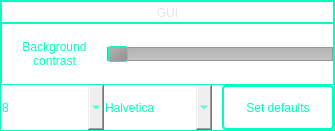
         <widget class="QFrame" name="verticalFrame_11">
          <property name="minimumSize">
           <size>
            <width>335</width>
            <height>0</height>
           </size>
          </property>
          <property name="maximumSize">
           <size>
            <width>335</width>
            <height>16777215</height>
           </size>
          </property>
          <property name="styleSheet">
           <string notr="true">QFrame{
border: 1px solid #00ffc1;
border-radius: 0px;
padding: 0px;
color: #00ffc1;
background: transparent;
}</string>
          </property>
          <layout class="QVBoxLayout" name="verticalLayout_12">
           <property name="spacing">
            <number>0</number>
           </property>
           <property name="leftMargin">
            <number>0</number>
           </property>
           <property name="topMargin">
            <number>0</number>
           </property>
           <property name="rightMargin">
            <number>0</number>
           </property>
           <property name="bottomMargin">
            <number>0</number>
           </property>
           <item>
            <widget class="QFrame" name="verticalFrame_2">
             <property name="maximumSize">
              <size>
               <width>16777215</width>
               <height>22</height>
              </size>
             </property>
             <layout class="QVBoxLayout" name="verticalLayout_2">
              <property name="spacing">
               <number>0</number>
              </property>
              <property name="sizeConstraint">
               <enum>QLayout::SetDefaultConstraint</enum>
              </property>
              <property name="leftMargin">
               <number>0</number>
              </property>
              <property name="topMargin">
               <number>0</number>
              </property>
              <property name="rightMargin">
               <number>0</number>
              </property>
              <property name="bottomMargin">
               <number>0</number>
              </property>
              <item>
               <widget class="QLabel" name="label">
                <property name="minimumSize">
                 <size>
                  <width>0</width>
                  <height>22</height>
                 </size>
                </property>
                <property name="maximumSize">
                 <size>
                  <width>16777215</width>
                  <height>22</height>
                 </size>
                </property>
                <property name="styleSheet">
                 <string notr="true">border: none;
padding: 2px;
font: 75 italic bold 12pt &quot;Halvetica&quot; ;
color: #e6e6e6;</string>
                </property>
                <property name="text">
                 <string>GUI</string>
                </property>
                <property name="alignment">
                 <set>Qt::AlignCenter</set>
                </property>
               </widget>
              </item>
             </layout>
            </widget>
           </item>
           <item>
            <layout class="QVBoxLayout" name="verticalLayout">
             <property name="spacing">
              <number>0</number>
             </property>
             <item>
              <widget class="QFrame" name="verticalFrame">
               <layout class="QVBoxLayout" name="verticalLayout_28">
                <property name="spacing">
                 <number>0</number>
                </property>
                <property name="leftMargin">
                 <number>0</number>
                </property>
                <property name="topMargin">
                 <number>0</number>
                </property>
                <property name="rightMargin">
                 <number>0</number>
                </property>
                <property name="bottomMargin">
                 <number>0</number>
                </property>
                <item>
                 <layout class="QHBoxLayout" name="horizontalLayout_7">
                  <property name="spacing">
                   <number>0</number>
                  </property>
                  <item>
                   <layout class="QVBoxLayout" name="verticalLayout_34">
                    <property name="spacing">
                     <number>0</number>
                    </property>
                    <item>
                     <widget class="QLabel" name="label_3">
                      <property name="minimumSize">
                       <size>
                        <width>105</width>
                        <height>60</height>
                       </size>
                      </property>
                      <property name="maximumSize">
                       <size>
                        <width>105</width>
                        <height>16777215</height>
                       </size>
                      </property>
                      <property name="styleSheet">
                       <string notr="true">border: none;
padding: 2px;
font: 75 bold 10pt &quot;Halvetica&quot; ;
color: #00ffc1;</string>
                      </property>
                      <property name="text">
                       <string>&lt;html&gt;&lt;head/&gt;&lt;body&gt;&lt;p&gt;Background &lt;br/&gt;contrast&lt;/p&gt;&lt;/body&gt;&lt;/html&gt;</string>
                      </property>
                      <property name="alignment">
                       <set>Qt::AlignCenter</set>
                      </property>
                     </widget>
                    </item>
                   </layout>
                  </item>
                  <item>
                   <layout class="QVBoxLayout" name="verticalLayout_33">
                    <property name="spacing">
                     <number>0</number>
                    </property>
                    <item>
                     <widget class="QSlider" name="colorSlider">
                      <property name="minimumSize">
                       <size>
                        <width>0</width>
                        <height>40</height>
                       </size>
                      </property>
                      <property name="maximumSize">
                       <size>
                        <width>16777215</width>
                        <height>50</height>
                       </size>
                      </property>
                      <property name="styleSheet">
                       <string notr="true">QSlider::groove:horizontal {
    border: 1px solid #999999;
    height: 12px; /* the groove expands to the size of the slider by default. by giving it a height, it has a fixed size */
    background: qlineargradient(x1:0, y1:0, x2:0, y2:1, stop:0 #B1B1B1, stop:1 #c4c4c4);
    margin: 2px 0;
}

QSlider::handle:horizontal {
    background: qlineargradient(x1:0, y1:0, x2:1, y2:1, stop:0 #b4b4b4, stop:1 #8f8f8f);
    border: 1px solid  #00ffc1;
    width: 18px;
    margin: -2px 0; /* handle is placed by default on the contents rect of the groove. Expand outside the groove */
    border-radius: 3px;
}</string>
                      </property>
                      <property name="orientation">
                       <enum>Qt::Horizontal</enum>
                      </property>
                     </widget>
                    </item>
                   </layout>
                  </item>
                 </layout>
                </item>
               </layout>
              </widget>
             </item>
             <item>
              <layout class="QVBoxLayout" name="verticalLayout_29">
               <property name="spacing">
                <number>0</number>
               </property>
               <item>
                <layout class="QHBoxLayout" name="horizontalLayout_9">
                 <property name="spacing">
                  <number>0</number>
                 </property>
                 <item>
                  <widget class="QFrame" name="verticalFrame_21">
                   <property name="maximumSize">
                    <size>
                     <width>103</width>
                     <height>45</height>
                    </size>
                   </property>
                   <property name="styleSheet">
                    <string notr="true">border: none;</string>
                   </property>
                   <property name="lineWidth">
                    <number>0</number>
                   </property>
                   <layout class="QVBoxLayout" name="verticalLayout_21">
                    <property name="spacing">
                     <number>0</number>
                    </property>
                    <property name="leftMargin">
                     <number>0</number>
                    </property>
                    <property name="topMargin">
                     <number>0</number>
                    </property>
                    <property name="rightMargin">
                     <number>0</number>
                    </property>
                    <property name="bottomMargin">
                     <number>0</number>
                    </property>
                    <item>
                     <widget class="QComboBox" name="fontSizeBox">
                      <property name="minimumSize">
                       <size>
                        <width>0</width>
                        <height>32</height>
                       </size>
                      </property>
                      <property name="maximumSize">
                       <size>
                        <width>16777215</width>
                        <height>45</height>
                       </size>
                      </property>
                      <property name="layoutDirection">
                       <enum>Qt::LeftToRight</enum>
                      </property>
                      <property name="styleSheet">
                       <string notr="true">selection-color: #00ffc1;
border: none;
font: 75 bold 11pt &quot;Halvetica&quot; ;
color:  #00ffc1;
padding: 1px 1px 1px 1px;
min-height: 30px;</string>
                      </property>
                      <item>
                       <property name="text">
                        <string>8</string>
                       </property>
                      </item>
                      <item>
                       <property name="text">
                        <string>10</string>
                       </property>
                      </item>
                      <item>
                       <property name="text">
                        <string>12</string>
                       </property>
                      </item>
                      <item>
                       <property name="text">
                        <string>14</string>
                       </property>
                      </item>
                     </widget>
                    </item>
                   </layout>
                  </widget>
                 </item>
                 <item>
                  <widget class="QFrame" name="verticalFrame_31">
                   <property name="minimumSize">
                    <size>
                     <width>108</width>
                     <height>0</height>
                    </size>
                   </property>
                   <property name="maximumSize">
                    <size>
                     <width>130</width>
                     <height>45</height>
                    </size>
                   </property>
                   <property name="styleSheet">
                    <string notr="true">border: none;</string>
                   </property>
                   <property name="lineWidth">
                    <number>0</number>
                   </property>
                   <layout class="QVBoxLayout" name="verticalLayout_37">
                    <property name="spacing">
                     <number>0</number>
                    </property>
                    <property name="leftMargin">
                     <number>0</number>
                    </property>
                    <property name="topMargin">
                     <number>0</number>
                    </property>
                    <property name="rightMargin">
                     <number>0</number>
                    </property>
                    <property name="bottomMargin">
                     <number>0</number>
                    </property>
                    <item>
                     <widget class="QComboBox" name="fontTypeBox">
                      <property name="minimumSize">
                       <size>
                        <width>102</width>
                        <height>32</height>
                       </size>
                      </property>
                      <property name="maximumSize">
                       <size>
                        <width>108</width>
                        <height>45</height>
                       </size>
                      </property>
                      <property name="styleSheet">
                       <string notr="true">border: none;
selection-color: #00ffc1;
font: 75 bold 11pt &quot;Halvetica&quot; ;
color:  #00ffc1;
padding: 1px 1px 1px 1px;
min-width: 100px;
min-height: 30px;</string>
                      </property>
                      <item>
                       <property name="text">
                        <string>Halvetica</string>
                       </property>
                      </item>
                      <item>
                       <property name="text">
                        <string>Ubuntu</string>
                       </property>
                      </item>
                     </widget>
                    </item>
                   </layout>
                  </widget>
                 </item>
                 <item>
                  <widget class="QPushButton" name="setDefaultsBtn">
                   <property name="sizePolicy">
                    <sizepolicy hsizetype="Preferred" vsizetype="Preferred">
                     <horstretch>0</horstretch>
                     <verstretch>0</verstretch>
                    </sizepolicy>
                   </property>
                   <property name="minimumSize">
                    <size>
                     <width>112</width>
                     <height>45</height>
                    </size>
                   </property>
                   <property name="maximumSize">
                    <size>
                     <width>112</width>
                     <height>45</height>
                    </size>
                   </property>
                   <property name="styleSheet">
                    <string notr="true">QPushButton {
border: 2px solid #00ffc1;
border-radius: 4px;
padding: 2px;
font: 75 italic 11pt &quot;Halvetica&quot; ;
color: #00ffc1;
}

QPushButton:pressed{
border: 4px solid #00ffc1;
border-radius: 4px;
padding: 2px;
font: 75 italic 11pt &quot;Halvetica&quot; ;
color: #00ffc1;
}</string>
                   </property>
                   <property name="text">
                    <string>Set defaults</string>
                   </property>
                  </widget>
                 </item>
                </layout>
               </item>
              </layout>
             </item>
            </layout>
           </item>
          </layout>
         </widget>
